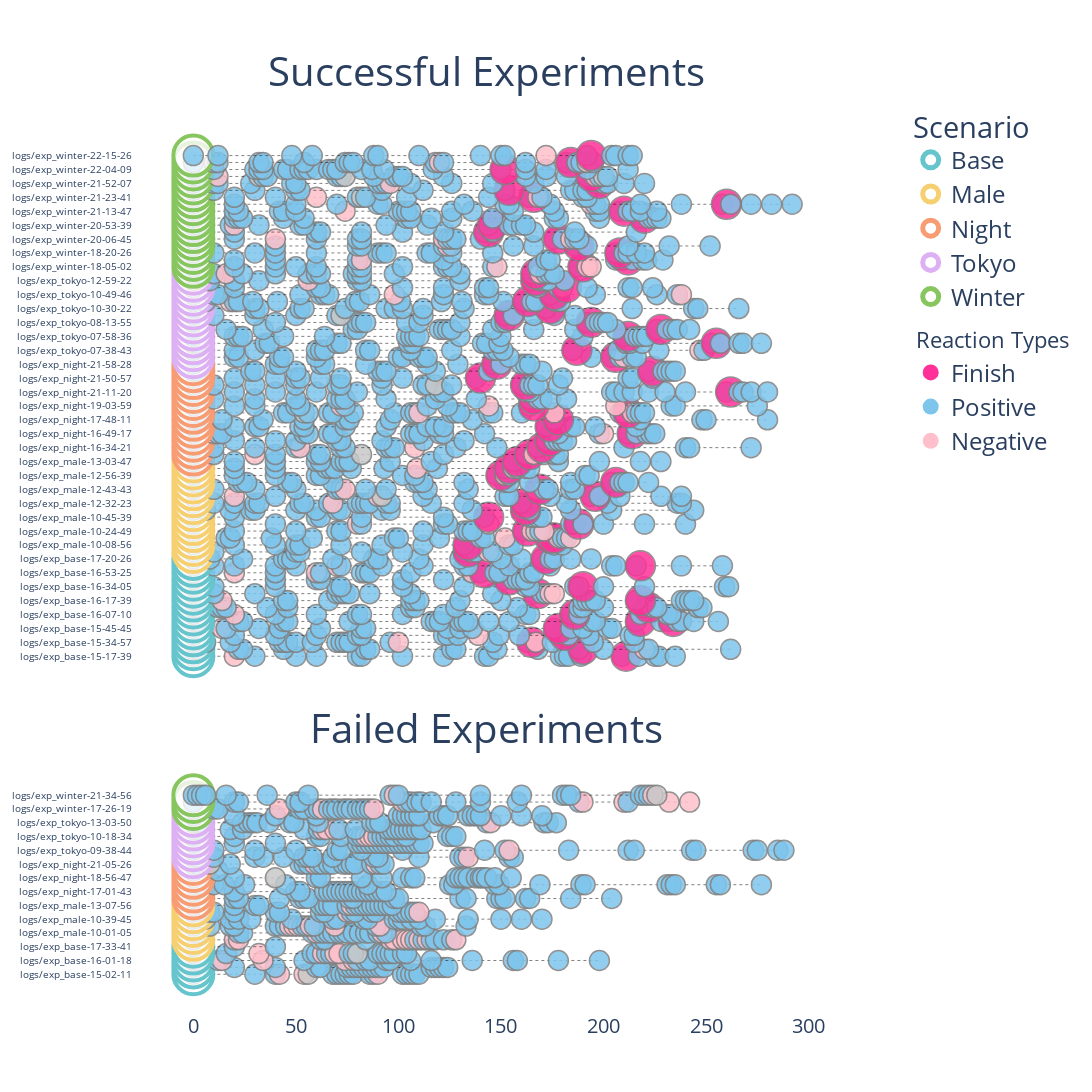

Notebook code for this chart:
### Code cell
# Define colors for start points and reactions
start_colors = {
    "base": "#66c5cc", "male": "#f6cf71", "night": "#f89c74",
    "tokyo": "#dcb0f2", "winter": "#87c55f"
}
reaction_colors = {
    "Finish": "rgb(255, 49, 152)",
    "Positive": "rgb(126, 197, 236)",
    "Negative": "pink"
}


def add_traces_with_lines(df, fig, row, col):
    for exp_name in df['exp_name'].unique():
        df_exp = df[df['exp_name'] == exp_name]

        x_values = df_exp.apply(
            lambda x: x["action_value"] if x["action_type"] == "forward" else 2,
            axis=1
        ).cumsum()
        x_values -= x_values.iloc[0]

        cleaned_name = exp_name.split("/logs/")[-1]
        exp_type = next((key for key in start_colors.keys()
                        if key in cleaned_name), None)
        start_color = start_colors.get(exp_type, "gray")

        colors = [
            'rgb(126, 197, 236)' if sentiment == 'positive' else
            'rgb(200,200,200)' if sentiment == 'neutral' else 'pink'
            for sentiment in df_exp['sentiment']
        ]
        colors = ['rgb(255, 49, 152)' if action == 'finish' else color
                  for action, color in zip(df_exp['action_type'], colors)]

        y_values = [cleaned_name] * len(df_exp)

        # Add starting point marker
        fig.add_trace(go.Scatter(
            x=[x_values.iloc[0]], y=[cleaned_name],
            mode='markers',
            marker=dict(size=40, symbol='circle', color='rgba(255,255,255,.8)',
                        line=dict(width=4, color=start_color)),
            name=exp_type.capitalize() if exp_type else "Unknown",
            legendgroup="start",
            showlegend=False,
        ), row=row, col=col)

        # Add main line and markers
        fig.add_trace(go.Scatter(
            x=x_values, y=y_values,
            mode='lines+markers',
            marker=dict(
                line=dict(width=1.5, color='grey'),
                color=colors,
                size=[20 if action !=
                      'finish' else 30 for action in df_exp['action_type']],
                opacity=.85
            ),
            line=dict(color='black', width=0.5, dash='dot'),
            showlegend=False
        ), row=row, col=col)


# Calculate subplot heights
successful_height = 40 * len(df_successful_exp['exp_name'].unique())
failed_height = 45 * len(df_failed_exp['exp_name'].unique())
total_height = successful_height + failed_height
row_heights = [successful_height / total_height, failed_height / total_height]

# Create subplot figure
fig = make_subplots(
    rows=2, cols=1,
    shared_xaxes=True,
    row_heights=row_heights,
    vertical_spacing=0.05,
    subplot_titles=["Successful Experiments", "Failed Experiments"],
)

# Add traces for successful and failed experiments
add_traces_with_lines(df_successful_exp, fig, row=1, col=1)
add_traces_with_lines(df_failed_exp, fig, row=2, col=1)

# Update layout
fig.update_layout(
    height=resolution_y,
    width=resolution_x,
    font=dict(size=20),
    plot_bgcolor='rgba(255, 255, 255,1)',
    paper_bgcolor='white',
    legend=dict(
        title="Scenario",
        # itemsizing="constant",
        font=dict(size=24),
        x=1.1, y=1,
        xanchor='left', yanchor='top',

    ),
    yaxis=dict(tickfont=dict(size=10)),
    yaxis2=dict(tickfont=dict(size=10)),
    annotations=[dict(font=dict(size=40))]
    
)

# Add scenario types to legend
for scenario, color in start_colors.items():
    fig.add_trace(go.Scatter(
        x=[None], y=[None],
        mode='markers',
        marker=dict(size=40, symbol='circle', color='white',
                    line=dict(width=6, color=color)),
        name=scenario.capitalize(),
        legendgroup="scenarios"
    ))

# Add reaction types to legend
for name, color in reaction_colors.items():
    fig.add_trace(go.Scatter(
        x=[None], y=[None],
        mode='markers',
        marker=dict(color=color, size=24),
        name=name,
        legendgroup="reaction",
        legendgrouptitle_text='Reaction Types',
        
    ))

# Show and save figure
fig.show()
fig.write_image("ta-sentiment.png",
                width=resolution_x, height=resolution_y, engine="kaleido")
